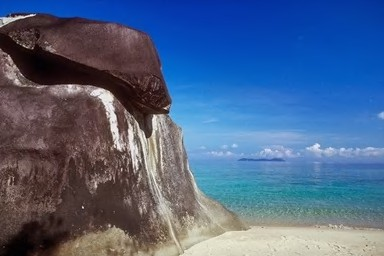
#> input picture dataset/112.jpg, 384 x 256 px; its folder holds 4 pictures in this run
$ python BoW.py
#> lines starting #> are read from the running program, lines starting #| are printed output that depends on the picture
import os
import cv2
import numpy as np
import time
import matplotlib.pyplot as plt
from sklearn.cluster import KMeans
from sklearn.metrics import auc
import glob


# Motaz Faraj 1190553

def read_image_file():
    folder_path = "dataset"
    image_paths = glob.glob(folder_path + "/*.jpg")
    image_data = []

    for image_path in image_paths:
        img_name = os.path.basename(image_path)
        img = cv2.imread(image_path)
#> img is the input picture: shape (256, 384, 3); mean B, G, R 135.5, 100.8, 77.9
        if img is not None:
            image_data.append((img_name, img))
        else:
            print(f"Error reading image: {image_path}")

    return image_data


def extract_sift_features(images):
    sift = cv2.SIFT_create()
    sift_features = []

    for image_name, image in images:
        gray = cv2.cvtColor(image, cv2.COLOR_BGR2GRAY)
        kp, des = sift.detectAndCompute(gray, None)
        sift_features.append((image_name, des))
#> this loop made 4 passes
#> pass 1, in extract_sift_features, `gray = cv2.cvtColor(image, cv2.COLOR_BGR2GRAY)`:
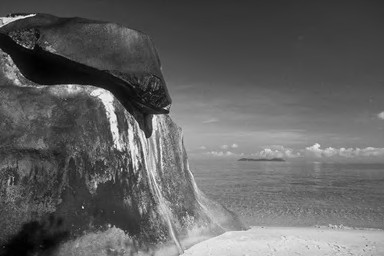
#> gray: shape (256, 384); min 1, max 250, mean 97.9
#> pass 2, in extract_sift_features, `gray = cv2.cvtColor(image, cv2.COLOR_BGR2GRAY)`:
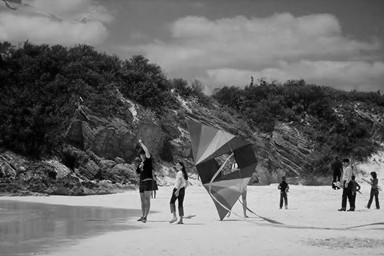
#> gray: shape (256, 384); min 0, max 242, mean 109.5
#> pass 3, in extract_sift_features, `gray = cv2.cvtColor(image, cv2.COLOR_BGR2GRAY)`:
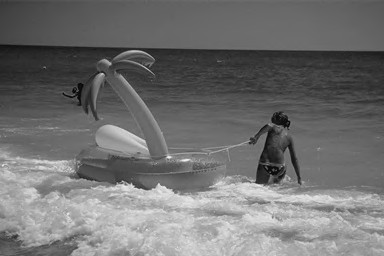
#> gray: shape (256, 384); min 1, max 243, mean 112.6
#> after the loop:
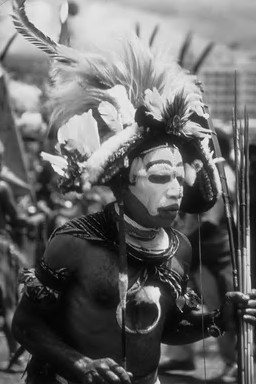
#> gray: shape (384, 256); min 0, max 246, mean 103.1

    return sift_features


def build_vocabulary(sift_features, k=100):
    sift_descriptors = np.vstack([des for _, des in sift_features])
    kmeans = KMeans(n_clusters=k, random_state=42)
    kmeans.fit(sift_descriptors)
    vocabulary = kmeans.cluster_centers_

    return vocabulary


def compute_histogram(images, vocabulary):
    database_histograms = []

    for image_name, des in images:
        hist = np.zeros(len(vocabulary))

        if des is not None:
            labels = np.argmin(np.linalg.norm(des[:, None] - vocabulary, axis=2), axis=1)
            hist, _ = np.histogram(labels, bins=range(len(vocabulary) + 1), density=True)

        database_histograms.append((image_name, hist))

    return database_histograms


def find_in_both(ground_truth, similar_incidence):
    count = 0
    for image_name_gt, _ in ground_truth:
        for image_name_si, _ in similar_incidence:
            if image_name_gt == image_name_si:
                count += 1
                break
    return count


def find_in_one(array1, array2):
    count = 0
    for image_name_nsi, _ in array1:
        found = False
        for image_name_gt, _ in array2:
            if image_name_nsi == image_name_gt:
                found = True
                break
        if not found:
            count += 1
    return count


def compute_average(list_of_lists):
    # Convert the list of lists into a NumPy array
    data_array = np.array(list_of_lists)
    # Calculate the mean along axis 0
    average_values = np.mean(data_array, axis=0)
    return average_values


thresholds = [0, 5, 8, 10, 15, 20, 25, 30, 35, 50, 55, 100, 150, 200, 250, 300, 350, 500, 550, 600, 650, 800, 850, 900,
              950, 999]

database_images = read_image_file()

start_time = time.time()
sift_features = extract_sift_features(database_images)

# Build vocabulary using KMeans clustering
vocabulary = build_vocabulary(sift_features)
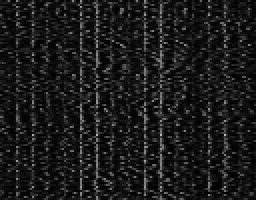
#> vocabulary: shape (100, 128) float32 (shown 2 times larger); min 0.111, max 187.7, mean 26.5

# Compute histograms using Bag of Words representation
database_hists = compute_histogram(sift_features, vocabulary)
end_time = time.time()

histime = end_time - start_time

ground_truth = []

# Create a list to store true positive rates (sensitivity) and false positive rates (1 - specificity)
avg_tpr_list = []
avg_fpr_list = []

# Create a list to store precision, recall, and F1 score
avg_precision_list = []
avg_recall_list = []
avg_f1_list = []

run_time = []

images_to_show = []
q_to_show = []

for i in range(300, 400):
    img_name = f'{i}.jpg'
    img = cv2.imread(f"dataset\\{i}.jpg")
    ground_truth.append((img_name, img))

for h in range(310, 321):
    start_time = time.time()
    # Load images
    query_image = cv2.imread(f'dataset\\{h}.jpg')

    sift = cv2.SIFT_create()

#> (the run stopped early here; a loop or call above may not have finished)
